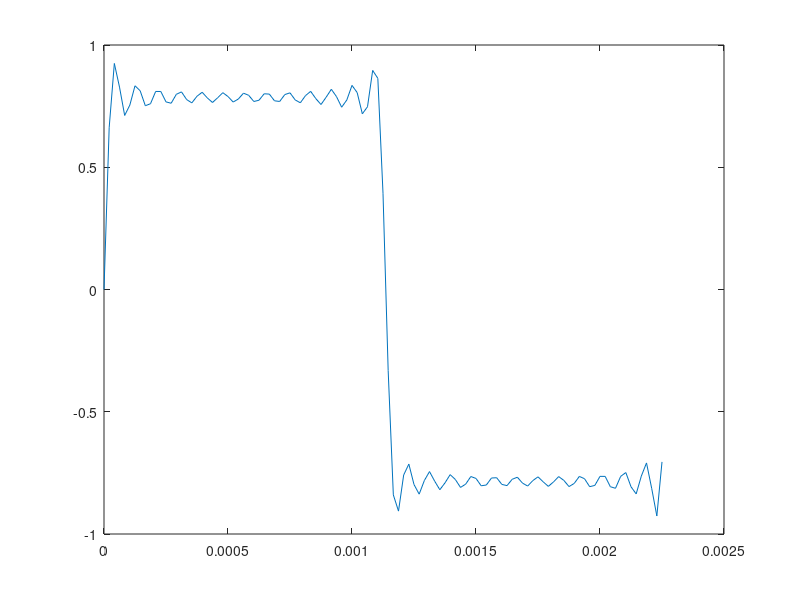

MATLAB code to generate this figure:
%sampling frequency
fs = 48000;

%center frequency
fc = 440;

%amplitude
A = 1.0;

%change this variable to select waveform
%{
0 = Square wave
1 = triangle wave
2 = reverse sawtooth wave
3 = sawtooth wave
%}

type = 0;

%number of frequency harmonics
max = 25;

x = [0:1/fs:1-1/fs];
y = 0;




if type == 0
    for i = 1:2:max
        y = y + A./i.*sin(fc.*2.*pi.*x.*i);
    end

elseif type == 1
    for i = 0:max

        n = 2.*i + 1;

        if mod(i,2) == 0
            y = y + A.*(n)^(-2).*sin(n.*x.*2.*pi.*fc);
        else
            y = y - A.*(n)^(-2).*sin(n.*x.*2.*pi.*fc);
        end
    end

elseif type == 2
    for i = 1:max
        if mod(i,2) == 0
            y = y + 2.*A/(i).*sin(2.*pi.*fc.*x.*i); 
        else
            y = y - 2.*A/(i).*sin(2.*pi.*fc.*x.*i); 
        end
    end

elseif type == 3
    for i = 1:max
        if mod(i,2) == 0
            y = y - A/(pi.*i).*sin(2.*pi.*fc.*x.*i); 
        else
            y = y + A/(pi.*i).*sin(2.*pi.*fc.*x.*i); 
        end
    end
end

plot(x(1:round(fs/fc)), y(1:round(fs/fc)));


soundsc(y,fs);
